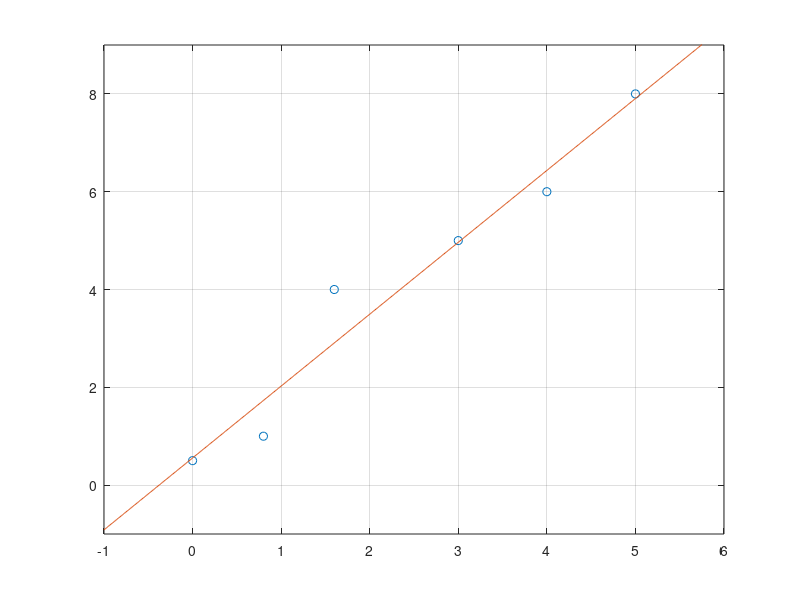

The MATLAB source for this figure:
figure
plot([0,0.8,1.6,3,4,5],[0.5,1,4,5,6,8],'o');
grid on;
hold on;
axis([-1,6,-1,9]);
x = -1:.01:6;
y = x*1.47+0.555;
plot(x,y);